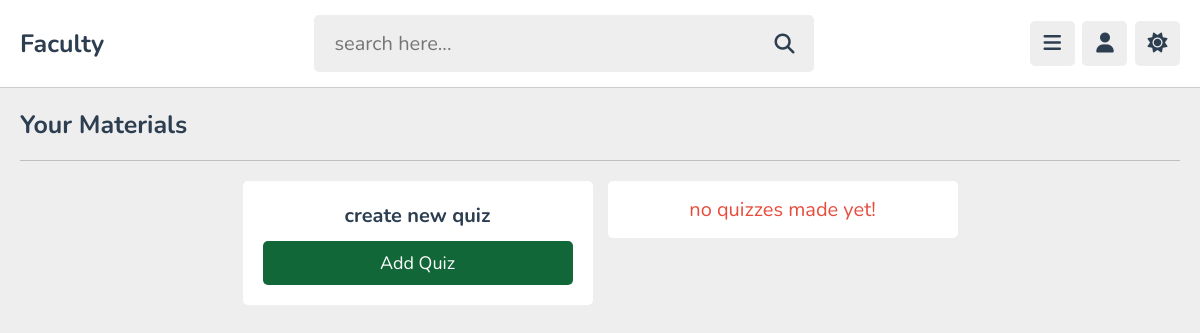
Before: /teacher/quizzes.php (signed in) with the older database file.
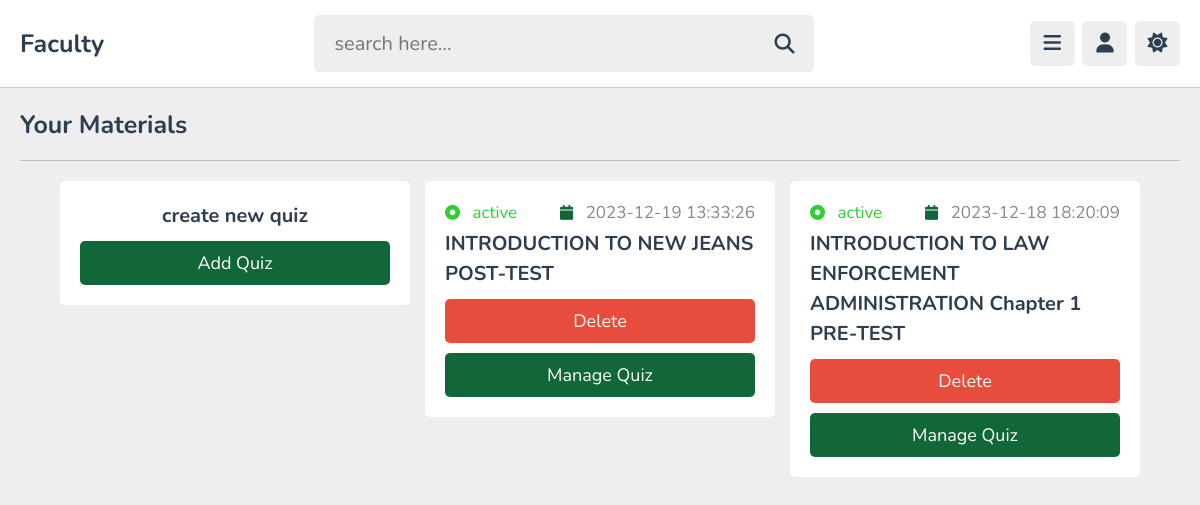
After: the same page with the newer database file.
### tables this page shows
CREATE TABLE `tbl_quiz` (
  `quiz_id` int(11) NOT NULL,
  `lesson_id` int(11) NOT NULL,
  `status` varchar(50) NOT NULL,
  `quiz_title` text NOT NULL,
  `quiz_description` text NOT NULL,
  `quiz_type` varchar(100) NOT NULL,
  `retryAfter` int(11) NOT NULL,
  `quiz_created` datetime NOT NULL,
  `last_updated` datetime NOT NULL
);

### teacher/quizzes.php (the view, shortened to what this page needs)
<?php
include '../includes/connection.php';
if (isset($_SESSION['teacher_id'])) {
    $teacher_id = $_SESSION['teacher_id'];
} else {
    $teacher_id = '';
    header('location:index.php');
}
?>
<!DOCTYPE html>
<html lang="en">
<head>
    <link rel="stylesheet" href="https://cdnjs.cloudflare.com/ajax/libs/font-awesome/6.2.0/css/all.min.css">
    <link rel="stylesheet" href="styles/main_style.css">
</head>
<body>
    <?php include '../includes/teacher_header.php'; ?>
    <section class="contents">
        <h1 class="heading">your materials</h1>
        <div class="box-container">
            <div class="box" style="text-align: center;">
                <h3 class="title" style="margin-bottom: .5rem;">create new quiz</h3>
                <a href="add_quiz.php" class="btn">add quiz</a>
            </div>
            <?php
            $itemsPerPageMaterials = 3;
            $pageMaterials = isset($_GET['pageMaterials']) ? $_GET['pageMaterials'] : 1;
            $offsetMaterials = ($pageMaterials - 1) * $itemsPerPageMaterials;
            $select_quiz = $conn->prepare("SELECT q.*, l.teacher_id
            FROM tbl_quiz q
            INNER JOIN tbl_lessons l ON q.lesson_id = l.lesson_id
            WHERE l.teacher_id = ?
            ORDER BY q.quiz_created DESC
            LIMIT $offsetMaterials, $itemsPerPageMaterials");
            $select_quiz->execute([$teacher_id]);
            if ($select_quiz->rowCount() > 0) {
                while ($fetch_quizzes = $select_quiz->fetch(PDO::FETCH_ASSOC)) {
                    $material_id = $fetch_quizzes['quiz_id'];
                    ?>
                    <div class="box">
                        <div class="flex">
                            <div>
                                <i class="fas fa-dot-circle" style="<?php
                                if ($fetch_quizzes['status'] == 'active') {
                                    echo 'color:limegreen';
                                } else {
                                    echo 'color:red';
                                } ?>"></i>
                                <span style="<?php
                                if ($fetch_quizzes['status'] == 'active') {
                                    echo 'color:limegreen';
                                } else {
                                    echo 'color:red';
                                } ?>">
                                    <?= $fetch_quizzes['status']; ?>
                                </span>
                            </div>
                            <div>
                                <i class="fas fa-calendar"></i>
                                <span>
                                    <?= $fetch_quizzes['quiz_created']; ?>
                                </span>
                            </div>
                        </div>
                        <h3 class="title">
                            <?= $fetch_quizzes['quiz_title']; ?>
                        </h3>
                        <form action="" method="post" class="flex-btn">
                            <input type="submit" value="delete" class="delete-btn"
                                onclick="return confirm('remove this quiz?');" name="delete_material">
                        </form>
                        <a href="manage_quiz.php?quiz_id=<?= $material_id; ?>" class="btn">manage quiz</a>
                    </div>
                    <?php
                }
            } else {
                echo '<p class="empty">no quizzes made yet!</p>';
            }
            ?>
        </div>
    </section>
</body>
</html>

### includes/teacher_header.php (shortened to what this page needs)
<header class="header">
    <section class="flex">
        <a href="dashboard.php" class="logo">Faculty</a>
        <form action="search_page.php" method="post" class="search-form">
            <input type="text" name="search" placeholder="search here..." required maxlength="100">
            <button type="submit" class="fas fa-search" name="search_btn"></button>
        </form>
        <div class="icons">
            <div id="menu-btn" class="fas fa-bars"></div>
            <div id="user-btn" class="fas fa-user"></div>
            <div id="toggle-btn" class="fas fa-sun"></div>
        </div>
    </section>
</header>

### teacher/styles/main_style.css (style rules this page uses)
:root { --main-color: #126738; --red: #e74c3c; --hover_button: #df2612; --oragen: #f39c12; --white: #fff; --black: #2c3e50; --light-color: #888; --light-bg: #eee; --border: .1rem solid rgba(0, 0, 0, .2); }
* { font-family: 'Nunito', sans-serif; margin: 0; padding: 0; box-sizing: border-box; outline: none; border: none; text-decoration: none; }
html { font-size: 62.5%; overflow-x: hidden; }
body { background-color: var(--light-bg); padding-left: 30rem; }
section { padding: 2rem; max-width: 1200px; margin: 0 auto; }
.btn, .option-btn, .delete-btn, .inline-btn, .inline-option-btn, .inline-delete-btn { border-radius: .5rem; padding: 1rem 3rem; font-size: 1.8rem; color: #fff; margin-top: 1rem; text-transform: capitalize; cursor: pointer; text-align: center; }
.btn, .option-btn, .delete-btn { display: block; width: 100%; }
.btn, .inline-btn { background-color: var(--main-color); }
.delete-btn, .inline-delete-btn { background-color: var(--red); }
.flex-btn { display: flex; gap: 1rem; }
.heading { padding-bottom: 1.8rem; border-bottom: var(--border); font-size: 2.5rem; color: var(--black); text-transform: capitalize; margin-bottom: 2rem; }
.header { background-color: var(--white); border-bottom: var(--border); position: sticky; top: 0; left: 0; right: 0; z-index: 1000; }
.header .flex { padding: 1.5rem 2rem; position: relative; display: flex; align-items: center; justify-content: space-between; }
.header .flex .logo { font-size: 2.5rem; color: var(--black); font-weight: bolder; }
.header .flex .search-form { width: 50rem; border-radius: .5rem; display: flex; align-items: center; gap: 2rem; padding: 1.5rem 2rem; background-color: var(--light-bg); }
.header .flex .search-form input { width: 100%; background: none; font-size: 2rem; color: var(--black); }
.header .flex .search-form button { font-size: 2rem; color: var(--black); cursor: pointer; background: none; }
.header .flex .icons div { font-size: 2rem; color: var(--black); border-radius: .5rem; height: 4.5rem; cursor: pointer; width: 4.5rem; line-height: 4.4rem; background-color: var(--light-bg); text-align: center; margin-left: .5rem; }
.contents .box-container { display: grid; grid-template-columns: repeat(auto-fit, 35rem); align-items: flex-start; justify-content: center; gap: 1.5rem; }
.contents .box-container .box { border-radius: .5rem; background-color: var(--white); padding: 2rem; overflow-x: hidden; }
.contents .box-container .box .flex { display: flex; align-items: center; justify-content: space-between; gap: 1.5rem; margin-bottom: .5rem; }
.contents .box-container .box .flex i { font-size: 1.5rem; color: var(--main-color); margin-right: 1rem; }
.contents .box-container .box .flex span { color: var(--light-color); font-size: 1.7rem; }
.contents .box-container .box .title { font-size: 2rem; color: var(--black); line-height: 1.5; text-overflow: ellipsis; overflow-x: hidden; }
@media (max-width:1200px) { body { padding-left: 0; } }
.empty { background-color: var(--white); border-radius: .5rem; padding: 1.5rem; text-align: center; width: 100%; font-size: 2rem; color: var(--red); }

Changed rows visible on the page:
added tbl_quiz: status "active", quiz_created "2023-12-19 13:33:26", quiz_title "INTRODUCTION TO NEW JEANS POST-TEST"
added tbl_quiz: status "active", quiz_created "2023-12-18 18:20:09", quiz_title "INTRODUCTION TO LAW ENFORCEMENT ADMINISTRATION Chapter 1 PRE-TEST"
Other visible differences:
text no longer shown: "no quizzes made yet!"
